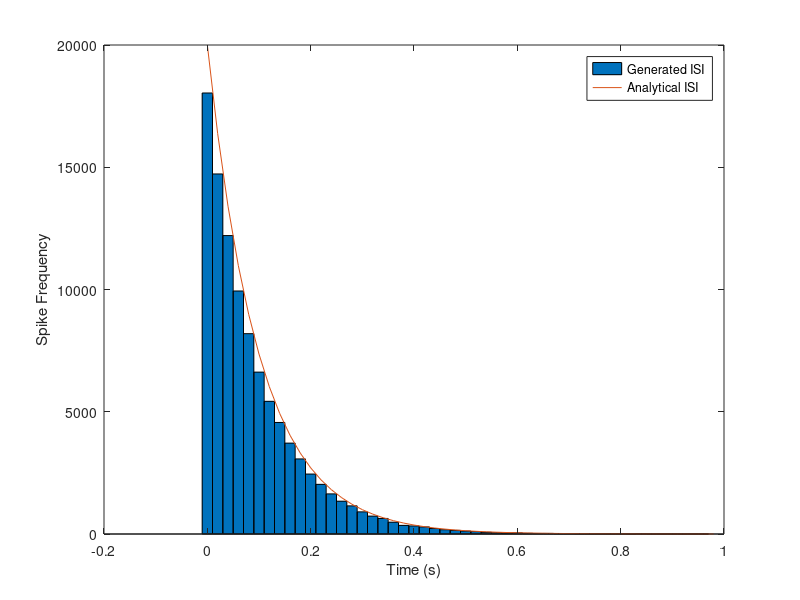

Write MATLAB code to recreate this figure.
% Ivan Volkov, 988146
% Lab 1 
% Q1
clear 
close

% new random values each time the programme is run
rand('state', sum(100*clock));

% part a
N = 100000;      % number of spikes
lambda = 10;        % firing rate

% spikes
isi = -log(rand(1, N))/lambda;

% plotting histogram
t = 0:0.02:0.98;
h = histc(isi, t);
bar(t, h, 'BarWidth', 1);

% plotting distribution
hold on
y_analytical = N*0.02*(lambda*exp(-lambda*t));
plot(t, y_analytical);
xlabel("Time (s)");
ylabel("Spike Frequency");
legend("Generated ISI", "Analytical ISI");

% part c
% generated ISI
isi_mean = mean(isi); 
isi_var = var(isi);
isi_coeff = sqrt(isi_var)/isi_mean;

% analytical ISI
dist_mean = 1/lambda;
dist_var = 1/lambda^2;
dist_coeff = sqrt(dist_var)/dist_mean;